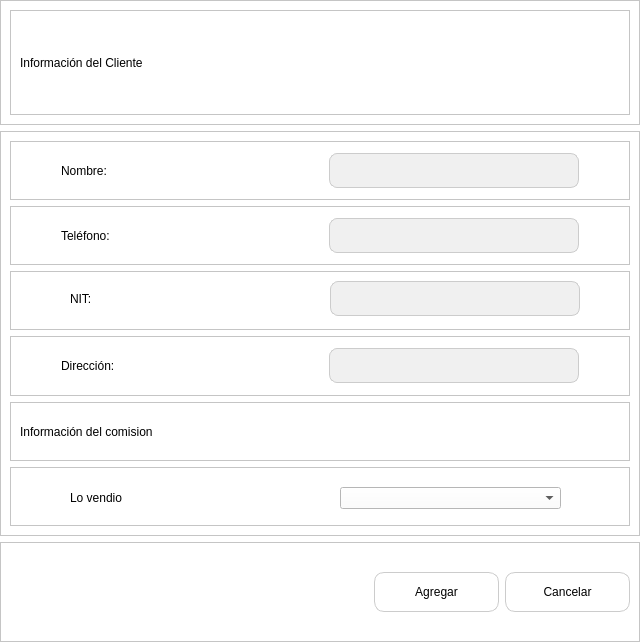
<?xml version="1.0" encoding="UTF-8"?>
<ui version="4.0">
 <class>MainWindow</class>
 <widget class="QMainWindow" name="MainWindow">
  <property name="geometry">
   <rect>
    <x>0</x>
    <y>0</y>
    <width>640</width>
    <height>642</height>
   </rect>
  </property>
  <property name="windowTitle">
   <string>MainWindow</string>
  </property>
  <property name="styleSheet">
   <string notr="true">background-color: rgb(255, 255, 255);</string>
  </property>
  <widget class="QWidget" name="centralwidget">
   <layout class="QGridLayout" name="gridLayout">
    <property name="leftMargin">
     <number>0</number>
    </property>
    <property name="topMargin">
     <number>0</number>
    </property>
    <property name="rightMargin">
     <number>0</number>
    </property>
    <property name="bottomMargin">
     <number>0</number>
    </property>
    <item row="2" column="0">
     <widget class="QFrame" name="frame_4">
      <property name="minimumSize">
       <size>
        <width>0</width>
        <height>100</height>
       </size>
      </property>
      <property name="maximumSize">
       <size>
        <width>16777215</width>
        <height>100</height>
       </size>
      </property>
      <property name="frameShape">
       <enum>QFrame::StyledPanel</enum>
      </property>
      <property name="frameShadow">
       <enum>QFrame::Raised</enum>
      </property>
      <layout class="QHBoxLayout" name="horizontalLayout_3">
       <item>
        <spacer name="horizontalSpacer_2">
         <property name="orientation">
          <enum>Qt::Horizontal</enum>
         </property>
         <property name="sizeHint" stdset="0">
          <size>
           <width>189</width>
           <height>20</height>
          </size>
         </property>
        </spacer>
       </item>
       <item>
        <widget class="QPushButton" name="btn_agregar_datos_factura">
         <property name="minimumSize">
          <size>
           <width>125</width>
           <height>0</height>
          </size>
         </property>
         <property name="maximumSize">
          <size>
           <width>125</width>
           <height>40</height>
          </size>
         </property>
         <property name="styleSheet">
          <string notr="true">QPushButton {
    border: 1px solid #ccc;
    border-radius: 10px;           /* Bordes redondeados con radio de 10 píxeles */
    padding: 5px;
	font: bold 9pt &quot;Nunito&quot;;                  /* Espaciado interno del botón */
}

QPushButton:hover{
font: bold 9pt &quot;Nunito&quot;;
background-color: #f0f0f0; /* Color de fondo deseado */
}
</string>
         </property>
         <property name="text">
          <string>Agregar</string>
         </property>
         <property name="icon">
          <iconset>
           <normaloff>InterfaceImages/lista-de-verificacion (1).png</normaloff>InterfaceImages/lista-de-verificacion (1).png</iconset>
         </property>
        </widget>
       </item>
       <item>
        <widget class="QPushButton" name="pushButton_8">
         <property name="minimumSize">
          <size>
           <width>125</width>
           <height>0</height>
          </size>
         </property>
         <property name="maximumSize">
          <size>
           <width>125</width>
           <height>40</height>
          </size>
         </property>
         <property name="styleSheet">
          <string notr="true">QPushButton {
    border: 1px solid #ccc;
    border-radius: 10px;           /* Bordes redondeados con radio de 10 píxeles */
    padding: 5px;
	font: bold 9pt &quot;Nunito&quot;;                  /* Espaciado interno del botón */
}

QPushButton:hover{
font: bold 9pt &quot;Nunito&quot;;
background-color: #f0f0f0; /* Color de fondo deseado */
}
</string>
         </property>
         <property name="text">
          <string>Cancelar</string>
         </property>
         <property name="icon">
          <iconset>
           <normaloff>InterfaceImages/eliminar.png</normaloff>InterfaceImages/eliminar.png</iconset>
         </property>
        </widget>
       </item>
      </layout>
     </widget>
    </item>
    <item row="1" column="0">
     <widget class="QFrame" name="frame_3">
      <property name="frameShape">
       <enum>QFrame::StyledPanel</enum>
      </property>
      <property name="frameShadow">
       <enum>QFrame::Raised</enum>
      </property>
      <layout class="QVBoxLayout" name="verticalLayout">
       <item>
        <widget class="QFrame" name="frame_6">
         <property name="frameShape">
          <enum>QFrame::StyledPanel</enum>
         </property>
         <property name="frameShadow">
          <enum>QFrame::Raised</enum>
         </property>
         <layout class="QHBoxLayout" name="horizontalLayout_7">
          <property name="leftMargin">
           <number>50</number>
          </property>
          <property name="rightMargin">
           <number>50</number>
          </property>
          <item>
           <widget class="QLabel" name="label_13">
            <property name="minimumSize">
             <size>
              <width>125</width>
              <height>0</height>
             </size>
            </property>
            <property name="styleSheet">
             <string notr="true">color: rgb(0, 0, 0);
font: bold 9pt &quot;Nunito&quot;;</string>
            </property>
            <property name="text">
             <string>Nombre:</string>
            </property>
           </widget>
          </item>
          <item>
           <widget class="QLineEdit" name="le_agNombrePaciente">
            <property name="minimumSize">
             <size>
              <width>250</width>
              <height>35</height>
             </size>
            </property>
            <property name="maximumSize">
             <size>
              <width>200</width>
              <height>16777215</height>
             </size>
            </property>
            <property name="styleSheet">
             <string notr="true">QLineEdit {
    background-color: #f0f0f0; /* Color de fondo deseado */
    border: 1px solid #ccc; /* Color del borde deseado */
    padding: 5px; /* Espacio alrededor del texto */
    color: rgb(0, 0, 0); /* Color del texto deseado */
  	font: 9pt &quot;Nunito&quot;; /* Fuente deseada */
    font-size: 14px; /* Tamaño de fuente deseado */
    border-radius: 8px; /* Redondear las esquinas */
}
</string>
            </property>
            <property name="text">
             <string/>
            </property>
           </widget>
          </item>
         </layout>
        </widget>
       </item>
       <item>
        <widget class="QFrame" name="frame_11">
         <property name="frameShape">
          <enum>QFrame::StyledPanel</enum>
         </property>
         <property name="frameShadow">
          <enum>QFrame::Raised</enum>
         </property>
         <layout class="QHBoxLayout" name="horizontalLayout_2">
          <property name="leftMargin">
           <number>50</number>
          </property>
          <property name="rightMargin">
           <number>50</number>
          </property>
          <item>
           <widget class="QLabel" name="label_18">
            <property name="minimumSize">
             <size>
              <width>125</width>
              <height>0</height>
             </size>
            </property>
            <property name="styleSheet">
             <string notr="true">color: rgb(0, 0, 0);
font: bold 9pt &quot;Nunito&quot;;</string>
            </property>
            <property name="text">
             <string>Teléfono:</string>
            </property>
           </widget>
          </item>
          <item>
           <widget class="QLineEdit" name="le_agApellido">
            <property name="minimumSize">
             <size>
              <width>250</width>
              <height>35</height>
             </size>
            </property>
            <property name="maximumSize">
             <size>
              <width>200</width>
              <height>16777215</height>
             </size>
            </property>
            <property name="styleSheet">
             <string notr="true">QLineEdit {
    background-color: #f0f0f0; /* Color de fondo deseado */
    border: 1px solid #ccc; /* Color del borde deseado */
    padding: 5px; /* Espacio alrededor del texto */
    color: rgb(0, 0, 0); /* Color del texto deseado */
  	font: 9pt &quot;Nunito&quot;; /* Fuente deseada */
    font-size: 14px; /* Tamaño de fuente deseado */
    border-radius: 8px; /* Redondear las esquinas */
}
</string>
            </property>
            <property name="text">
             <string/>
            </property>
           </widget>
          </item>
         </layout>
        </widget>
       </item>
       <item>
        <widget class="QFrame" name="frame_5">
         <property name="frameShape">
          <enum>QFrame::StyledPanel</enum>
         </property>
         <property name="frameShadow">
          <enum>QFrame::Raised</enum>
         </property>
         <widget class="QLineEdit" name="le_NIT">
          <property name="geometry">
           <rect>
            <x>320</x>
            <y>10</y>
            <width>250</width>
            <height>35</height>
           </rect>
          </property>
          <property name="minimumSize">
           <size>
            <width>250</width>
            <height>35</height>
           </size>
          </property>
          <property name="maximumSize">
           <size>
            <width>200</width>
            <height>16777215</height>
           </size>
          </property>
          <property name="styleSheet">
           <string notr="true">QLineEdit {
    background-color: #f0f0f0; /* Color de fondo deseado */
    border: 1px solid #ccc; /* Color del borde deseado */
    padding: 5px; /* Espacio alrededor del texto */
    color: rgb(0, 0, 0); /* Color del texto deseado */
  	font: 9pt &quot;Nunito&quot;; /* Fuente deseada */
    font-size: 14px; /* Tamaño de fuente deseado */
    border-radius: 8px; /* Redondear las esquinas */
}
</string>
          </property>
         </widget>
         <widget class="QLabel" name="label">
          <property name="geometry">
           <rect>
            <x>60</x>
            <y>20</y>
            <width>125</width>
            <height>16</height>
           </rect>
          </property>
          <property name="minimumSize">
           <size>
            <width>125</width>
            <height>0</height>
           </size>
          </property>
          <property name="styleSheet">
           <string notr="true">color: rgb(0, 0, 0);
font: bold 9pt &quot;Nunito&quot;;</string>
          </property>
          <property name="text">
           <string>NIT:</string>
          </property>
         </widget>
        </widget>
       </item>
       <item>
        <widget class="QFrame" name="frame_10">
         <property name="frameShape">
          <enum>QFrame::StyledPanel</enum>
         </property>
         <property name="frameShadow">
          <enum>QFrame::Raised</enum>
         </property>
         <layout class="QHBoxLayout" name="horizontalLayout_6">
          <property name="leftMargin">
           <number>50</number>
          </property>
          <property name="rightMargin">
           <number>50</number>
          </property>
          <item>
           <widget class="QLabel" name="label_17">
            <property name="minimumSize">
             <size>
              <width>125</width>
              <height>0</height>
             </size>
            </property>
            <property name="styleSheet">
             <string notr="true">color: rgb(0, 0, 0);
font: bold 9pt &quot;Nunito&quot;;</string>
            </property>
            <property name="text">
             <string>Dirección:</string>
            </property>
           </widget>
          </item>
          <item>
           <spacer name="horizontalSpacer_8">
            <property name="orientation">
             <enum>Qt::Horizontal</enum>
            </property>
            <property name="sizeHint" stdset="0">
             <size>
              <width>34</width>
              <height>20</height>
             </size>
            </property>
           </spacer>
          </item>
          <item>
           <widget class="QLineEdit" name="le_agDpi_2">
            <property name="minimumSize">
             <size>
              <width>250</width>
              <height>35</height>
             </size>
            </property>
            <property name="maximumSize">
             <size>
              <width>200</width>
              <height>16777215</height>
             </size>
            </property>
            <property name="styleSheet">
             <string notr="true">QLineEdit {
    background-color: #f0f0f0; /* Color de fondo deseado */
    border: 1px solid #ccc; /* Color del borde deseado */
    padding: 5px; /* Espacio alrededor del texto */
    color: rgb(0, 0, 0); /* Color del texto deseado */
  	font: 9pt &quot;Nunito&quot;; /* Fuente deseada */
    font-size: 14px; /* Tamaño de fuente deseado */
    border-radius: 8px; /* Redondear las esquinas */
}
</string>
            </property>
            <property name="text">
             <string/>
            </property>
           </widget>
          </item>
         </layout>
        </widget>
       </item>
       <item>
        <widget class="QFrame" name="frame_8">
         <property name="frameShape">
          <enum>QFrame::StyledPanel</enum>
         </property>
         <property name="frameShadow">
          <enum>QFrame::Raised</enum>
         </property>
         <widget class="QLabel" name="label_14">
          <property name="geometry">
           <rect>
            <x>10</x>
            <y>10</y>
            <width>600</width>
            <height>40</height>
           </rect>
          </property>
          <property name="styleSheet">
           <string notr="true">color: rgb(0, 0, 0);
font: bold 12pt &quot;Nunito&quot;;</string>
          </property>
          <property name="text">
           <string>Información del comision</string>
          </property>
         </widget>
        </widget>
       </item>
       <item>
        <widget class="QFrame" name="frame_7">
         <property name="frameShape">
          <enum>QFrame::StyledPanel</enum>
         </property>
         <property name="frameShadow">
          <enum>QFrame::Raised</enum>
         </property>
         <widget class="QComboBox" name="box_doc">
          <property name="geometry">
           <rect>
            <x>330</x>
            <y>20</y>
            <width>221</width>
            <height>22</height>
           </rect>
          </property>
         </widget>
         <widget class="QLabel" name="label_2">
          <property name="geometry">
           <rect>
            <x>60</x>
            <y>20</y>
            <width>101</width>
            <height>21</height>
           </rect>
          </property>
          <property name="styleSheet">
           <string notr="true">color: rgb(0, 0, 0);
font: bold 9pt &quot;Nunito&quot;;</string>
          </property>
          <property name="text">
           <string>Lo vendio</string>
          </property>
         </widget>
        </widget>
       </item>
      </layout>
     </widget>
    </item>
    <item row="0" column="0">
     <widget class="QFrame" name="frame_2">
      <property name="minimumSize">
       <size>
        <width>0</width>
        <height>50</height>
       </size>
      </property>
      <property name="maximumSize">
       <size>
        <width>16777215</width>
        <height>125</height>
       </size>
      </property>
      <property name="frameShape">
       <enum>QFrame::StyledPanel</enum>
      </property>
      <property name="frameShadow">
       <enum>QFrame::Raised</enum>
      </property>
      <layout class="QHBoxLayout" name="horizontalLayout">
       <item>
        <widget class="QFrame" name="frame">
         <property name="minimumSize">
          <size>
           <width>350</width>
           <height>0</height>
          </size>
         </property>
         <property name="maximumSize">
          <size>
           <width>650</width>
           <height>16777215</height>
          </size>
         </property>
         <property name="frameShape">
          <enum>QFrame::StyledPanel</enum>
         </property>
         <property name="frameShadow">
          <enum>QFrame::Raised</enum>
         </property>
         <layout class="QVBoxLayout" name="verticalLayout_2">
          <item>
           <widget class="QLabel" name="label_11">
            <property name="styleSheet">
             <string notr="true">color: rgb(0, 0, 0);
font: bold 12pt &quot;Nunito&quot;;</string>
            </property>
            <property name="text">
             <string>Información del Cliente</string>
            </property>
           </widget>
          </item>
         </layout>
        </widget>
       </item>
      </layout>
     </widget>
    </item>
   </layout>
  </widget>
 </widget>
 <resources/>
 <connections/>
</ui>
